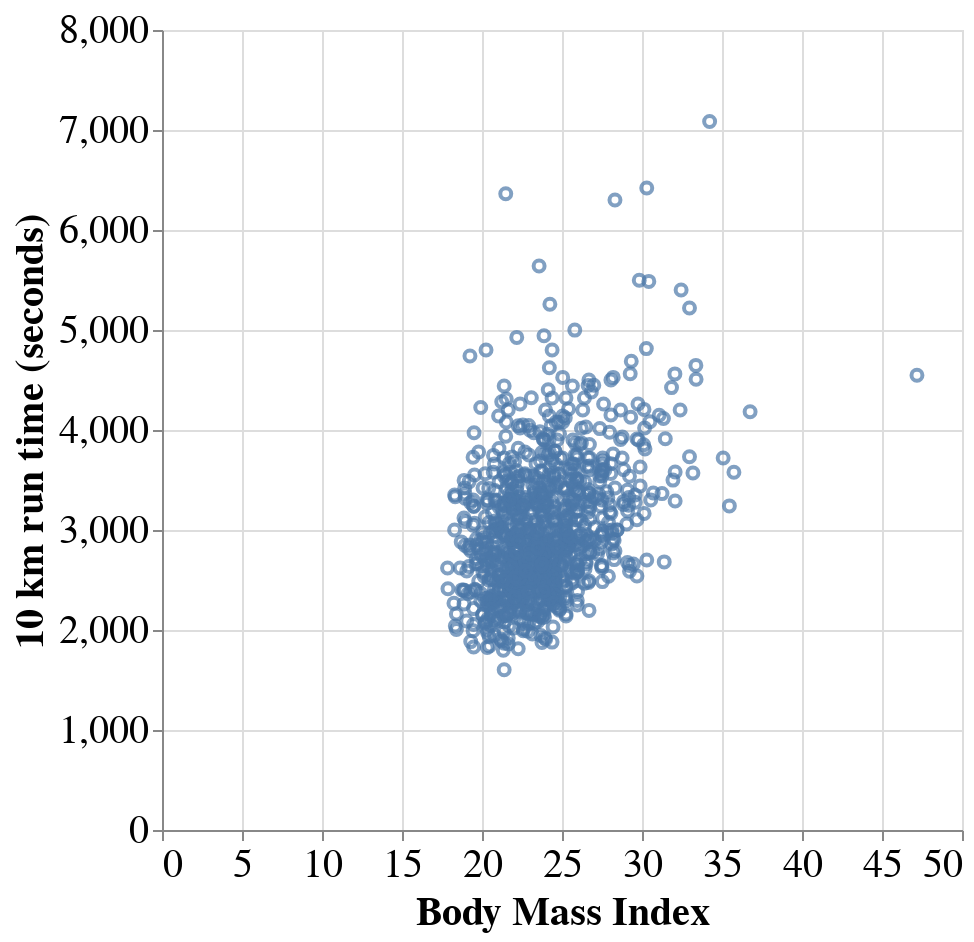

The notebook cell this image was saved under:
### Code cell
# Run this cell to create a scatterplot of BMI against the time it took to run 10 km.

plot = (
    alt.Chart(marathon_small)
    .mark_point()
    .encode(
        x=alt.X("bmi", title="Body Mass Index"),
        y=alt.Y("km10_time_seconds", title="10 km run time (seconds)"),
    )
    .properties(
        width=400, height=400
    )  # to set the width and the height of the plot to a reasonable size
    .configure_axis(
        labelFontSize=20, titleFontSize=20
    )  # to set the font size for the axis labels and the axis titles
)
plot

### Figure 1 — Vega-Lite specification as saved in the notebook (floating-point values rounded to 4 significant figures; data arrays with more than 128 entries replaced by an {"elided": "..."} marker saying what was removed)
{"config": {"view": {"continuousWidth": 400, "continuousHeight": 300}, "axis": {"labelFontSize": 20, "titleFontSize": 20}}, "data": {"name": "data-daff361579a8dc2eb3aa7435544ccbdd"}, "mark": "point", "encoding": {"x": {"type": "quantitative", "field": "bmi", "title": "Body Mass Index"}, "y": {"type": "quantitative", "field": "km10_time_seconds", "title": "10 km run time (seconds)"}}, "height": 400, "width": 400, "$schema": "https://vega.github.io/schema/vega-lite/v4.8.1.json", "datasets": {"data-daff361579a8dc2eb3aa7435544ccbdd": {"elided": "1833 records"}}}
